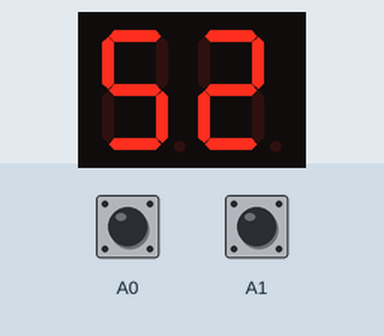
Simulated run of this sketch. Board: Arduino Uno, built with avr-gcc and run on an emulated ATmega328P. Shown: 2-digit seven-segment display. Wiring (inferred from the names in the program): 2-digit 7-segment display, segments lit when HIGH: segments pin 0, pin 1, pin 2, pin 3, pin 4, pin 5, pin 6, pin 7, pin 8, pin 9, pin 10, pin 11, pin 13, pin 12. Inputs (shaded band) come from the test bench; at power-on: A0 HIGH, A1 HIGH. The segment pins are drawn as the display they are named for.

Above: at 2.2 s.
2.3 s: A0 pulled LOW for 0.85 s
At 3.3 s:
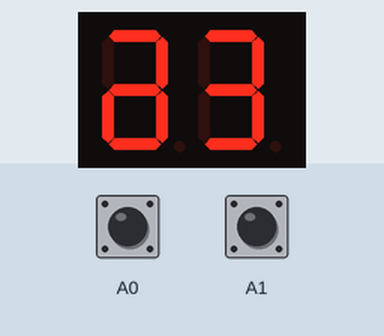
6.6 s: A1 pulled LOW for 3.2 s
At 8.9 s:
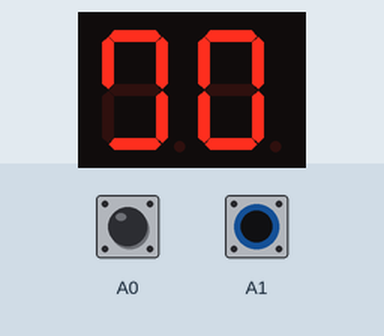
11.3 s: A1 pulled LOW for 0.85 s
At 12.4 s:
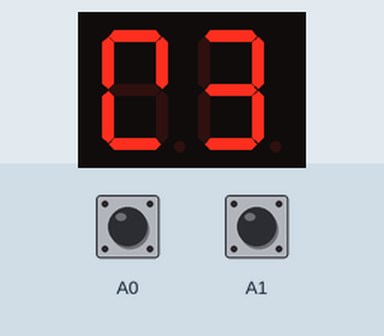
13.6 s: A0 pulled LOW for 0.85 s
At 15.2 s:
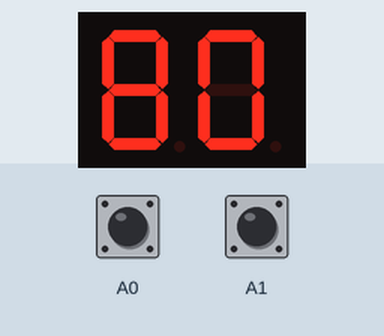
Timing chart, 0 to 16.7 s (numbered marks = the images above; inputs shaded):
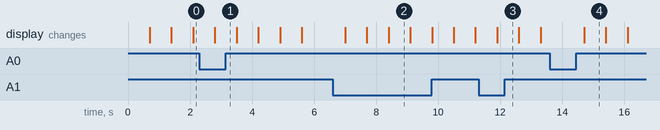

Measured:
- after the input at 11.3 s, the display: changes after 0.60 s (image 3)
- what the display in image 2 shows lasts 0.7 s, from 8.4 s to 9.1 s

The sketch:

AVALIACAO.ino
```cpp
/*
 * Rafael Rodrigues Fernandes
 * Graduando em Engenharia Naval e Oceânica pela Unversidade Feredal do Rio de Janeiro (UFRJ)
 */
//decalrar todas as variáveis que serão usadas:

//portas digitais:
//portas do LED da esquerda (dezenas):
int a1 = 7;
int b1 = 8;
int c1 = 9;
int d1 = 10;
int e1 = 11;
int f1 = 13;
int g1 = 12;

//portas do LED da direita (unidades):
int a2 = 0;
int b2 = 1;
int c2 = 2;
int d2 = 3;
int e2 = 4;
int f2 = 6;
int g2 = 5;

//valores de entrada para serem multiplicados:
int x = 1;
int y = 1;

//variáveis para o visor:
int produto = 0; //<- protudo de x e y que será separada em dezenas e unidades.
int unidade = 0; //<- será mostrada no display da direita.
int dezena = 0; //<- será mostrada no display da esquerda.

//estados das portas de entrada:
int buttonStateA0;//referente ao botão da esquerda.
int buttonStateA1;//referente ao botão da direita.

void setup() {
  // put your setup code here, to run once:
  // configurar todas as portas digitais como saída:
  pinMode(a1,OUTPUT);
  pinMode(b1,OUTPUT);
  pinMode(c1,OUTPUT);
  pinMode(d1,OUTPUT);
  pinMode(e1,OUTPUT);
  pinMode(f1,OUTPUT);
  pinMode(g1,OUTPUT);
  pinMode(a2,OUTPUT);
  pinMode(b2,OUTPUT);
  pinMode(c2,OUTPUT);
  pinMode(d2,OUTPUT);
  pinMode(e2,OUTPUT);
  pinMode(f2,OUTPUT);
  pinMode(g2,OUTPUT);


  //configurar duas portas analógicas como entrada dos botões:
  pinMode(A0,INPUT_PULLUP);
  pinMode(A1,INPUT_PULLUP);
}

void loop() {
  //configuração de leitura dos botões de leitura:
  buttonStateA0 = digitalRead(A0);
  buttonStateA1 = digitalRead(A1);

  //aumenta o valor de x em 1 cada vez que o botão da esquerda é pressionado:
  if  (buttonStateA0 == HIGH){
    x++;

    //quando x chegar a 10, reset para 0:
    if (x == 10){
      x = 0;
    }
  }

  //aumenta o valor de y em 1 cada vez que o botão da direita é pressionado:
  if (buttonStateA1 == HIGH){
    y++;

    //quando y chegar a 10, reset para 0:
    if (y == 10){
      y = 0;
    }
  }

  produto = x*y; //<- produto entre as duas entradas.
  unidade = produto;
  dezena = produto;

  //subtrai todas as dezenas do produto até permanecer apenas as unidades:
  while (unidade>=10){
    unidade -= 10;
  }

  //subtrai todas as unidades do produto até permanecer apenas as dezenas:
  while (dezena%10 != 0){
    dezena -= 1;
  }

  //compara o valor da dezena para comandar quais LEDs serão acesos e quias serão apagados no display da esquerda:
  switch(dezena){
    //como o maior produto entre as entradas terá 8 dezenas, não é necessário especificar o caso de 9 dezenas.
    case 0: {
      digitalWrite(a1,HIGH);
      digitalWrite(b1,HIGH);
      digitalWrite(c1,HIGH);
      digitalWrite(d1,HIGH);
      digitalWrite(e1,HIGH);
      digitalWrite(f1,HIGH);
      digitalWrite(g1,LOW);
      break;
    }
    case 10: {
      digitalWrite(a1,LOW);
      digitalWrite(b1,HIGH);
      digitalWrite(c1,HIGH);
      digitalWrite(d1,LOW);
      digitalWrite(e1,LOW);
      digitalWrite(f1,LOW);
      digitalWrite(g1,LOW);
      break;
    }
    case 20: {
      digitalWrite(a1,HIGH);
      digitalWrite(b1,HIGH);
      digitalWrite(c1,LOW);
      digitalWrite(d1,HIGH);
      digitalWrite(e1,HIGH);
      digitalWrite(f1,LOW);
      digitalWrite(g1,HIGH);
      break;
    }
    case 30: {
      digitalWrite(a1,HIGH);
      digitalWrite(b1,HIGH);
      digitalWrite(c1,HIGH);
      digitalWrite(d1,HIGH);
      digitalWrite(e1,LOW);
      digitalWrite(f1,LOW);
      digitalWrite(g1,HIGH);
      break;
    }
    case 40: {
      digitalWrite(a1,LOW);
      digitalWrite(b1,HIGH);
      digitalWrite(c1,HIGH);
      digitalWrite(d1,LOW);
      digitalWrite(e1,LOW);
      digitalWrite(f1,HIGH);
      digitalWrite(g1,HIGH);
      break;
    }
    case 50: {
      digitalWrite(a1,HIGH);
      digitalWrite(b1,LOW);
      digitalWrite(c1,HIGH);
      digitalWrite(d1,HIGH);
      digitalWrite(e1,LOW);
      digitalWrite(f1,HIGH);
      digitalWrite(g1,HIGH);
      break;
    }
    case 60: {
      digitalWrite(a1,HIGH);
      digitalWrite(b1,LOW);
      digitalWrite(c1,HIGH);
      digitalWrite(d1,HIGH);
      digitalWrite(e1,HIGH);
      digitalWrite(f1,HIGH);
      digitalWrite(g1,HIGH);
      break;
    }
    case 70: {
      digitalWrite(a1,HIGH);
      digitalWrite(b1,HIGH);
      digitalWrite(c1,HIGH);
      digitalWrite(d1,LOW);
      digitalWrite(e1,LOW);
      digitalWrite(f1,LOW);
      digitalWrite(g1,LOW);
      break;
    }
    case 80: {
      digitalWrite(a1,HIGH);
      digitalWrite(b1,HIGH);
      digitalWrite(c1,HIGH);
      digitalWrite(d1,HIGH);
      digitalWrite(e1,HIGH);
      digitalWrite(f1,HIGH);
      digitalWrite(g1,HIGH);
      break;
    }
  }

  //compara o valor da unidade para comandar quais LEDs serão acesos e quias serão apagados no display da direita:
  switch(unidade){
    case 0: {
      digitalWrite(a2,HIGH);
      digitalWrite(b2,HIGH);
      digitalWrite(c2,HIGH);
      digitalWrite(d2,HIGH);
      digitalWrite(e2,HIGH);
      digitalWrite(f2,HIGH);
      digitalWrite(g2,LOW);
      break;
    }
    case 1: {
      digitalWrite(a2,LOW);
      digitalWrite(b2,HIGH);
      digitalWrite(c2,HIGH);
      digitalWrite(d2,LOW);
      digitalWrite(e2,LOW);
      digitalWrite(f2,LOW);
      digitalWrite(g2,LOW);
      break;
    }
    case 2: {
      digitalWrite(a2,HIGH);
      digitalWrite(b2,HIGH);
      digitalWrite(c2,LOW);
      digitalWrite(d2,HIGH);
      digitalWrite(e2,HIGH);
      digitalWrite(f2,LOW);
      digitalWrite(g2,HIGH);
      break;
    }
    case 3: {
      digitalWrite(a2,HIGH);
      digitalWrite(b2,HIGH);
      digitalWrite(c2,HIGH);
      digitalWrite(d2,HIGH);
      digitalWrite(e2,LOW);
      digitalWrite(f2,LOW);
      digitalWrite(g2,HIGH);
      break;
    }
    case 4: {
      digitalWrite(a2,LOW);
      digitalWrite(b2,HIGH);
      digitalWrite(c2,HIGH);
      digitalWrite(d2,LOW);
      digitalWrite(e2,LOW);
      digitalWrite(f2,HIGH);
      digitalWrite(g2,HIGH);
      break;
    }
    case 5: {
      digitalWrite(a2,HIGH);
      digitalWrite(b2,LOW);
      digitalWrite(c2,HIGH);
      digitalWrite(d2,HIGH);
      digitalWrite(e2,LOW);
      digitalWrite(f2,HIGH);
      digitalWrite(g2,HIGH);
      break;
    }
    case 6: {
      digitalWrite(a2,HIGH);
      digitalWrite(b2,LOW);
      digitalWrite(c2,HIGH);
      digitalWrite(d2,HIGH);
      digitalWrite(e2,HIGH);
      digitalWrite(f2,HIGH);
      digitalWrite(g2,HIGH);
      break;
    }
    case 7: {
      digitalWrite(a2,HIGH);
      digitalWrite(b2,HIGH);
      digitalWrite(c2,HIGH);
      digitalWrite(d2,LOW);
      digitalWrite(e2,LOW);
      digitalWrite(f2,LOW);
      digitalWrite(g2,LOW);
      break;
    }
    case 8: {
      digitalWrite(a2,HIGH);
      digitalWrite(b2,HIGH);
      digitalWrite(c2,HIGH);
      digitalWrite(d2,HIGH);
      digitalWrite(e2,HIGH);
      digitalWrite(f2,HIGH);
      digitalWrite(g2,HIGH);
      break;
    }
    case 9: {
      digitalWrite(a2,HIGH);
      digitalWrite(b2,HIGH);
      digitalWrite(c2,HIGH);
      digitalWrite(d2,HIGH);
      digitalWrite(e2,LOW);
      digitalWrite(f2,HIGH);
      digitalWrite(g2,HIGH);
      break;
    }
  }

  //leitura dos botões a cada 0,7s para evitar dupla leitura no caso de um clique mais longo:
  delay(700);
  //caso permaneça pressionado, o valor do produto será atualizado até o valor desejado
}
```
